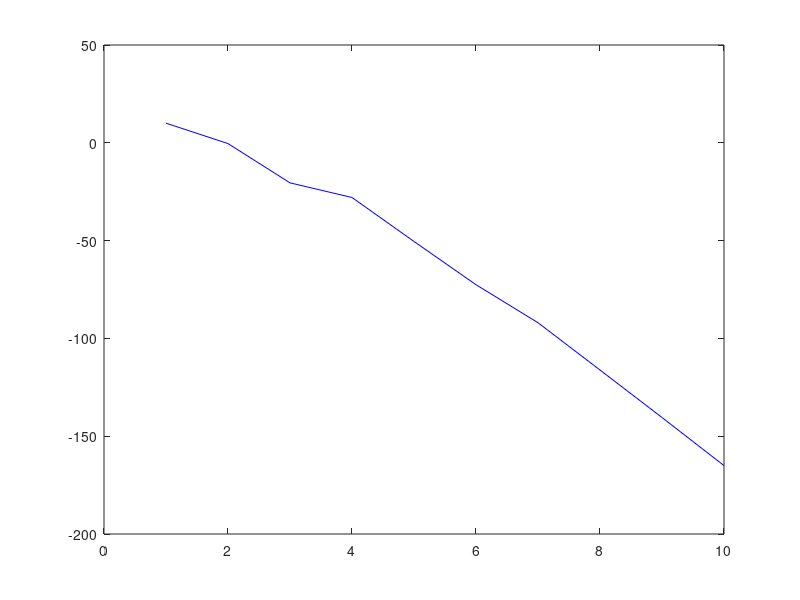

Source code (MATLAB):
close all

%Sistema dinamico nao-linear: Pendulo de corda L

%%%%%%%%%%%%%%%%%%%%%%%%%%%%%%%%%%%%%%%%%%%%%%% DADOS INICIAIS %%%%%%%%%%%%%%%%%%%%%%%%%%%%%%%%%%%%%%%%%%%%%%%%%%%%%%%%%%%%%

sigma_acel_ang = 1;                                                        %Constante de desvio da aceleracao (rad/s^2)
sigma_med_pos = 0.01;                                                      %Desvio da medicao de posicao (m)
g = 9.8;                                                                   %Valor da gravidade g (m/s^2)
delta_tempo = 0.05;                                                        %Variacao no tempo (s)
L = 0.5;                                                                   %Valor da corda L (m)


%Matriz 2x1 de estimativas. [angulo ; velocidade_angular]
x = zeros(2, 1); 
x(1) = 0.0873;

%Matriz F, jacobiano de F (dF) e transposta de dF
F = [x(1)+x(2)*delta_tempo ; 
     x(2) - (g/L)*sin(x(1))*delta_tempo];

dF = [1 delta_tempo ; 
     (-g/L)*cos(x(1))*delta_tempo 1];

dFt = transpose(dF);

%Matriz H, jacobiano de H (dH) e transposta de dH
H = L*sin(x(1)); 

dH = [L*cos(x(1)) 0];

dHt = transpose(dH);

%Matriz P 2x2 de covariancia de posicao
P = zeros(2,2);          
for i = 1:1:2           
    P(i,i) = 5;                                                            %Preenche a diagonal principal da matriz P
end

%Matriz Q de ruido da covariancia
Q = [(delta_tempo^4)/4 (delta_tempo^3)/2 ; 
     (delta_tempo^3)/2 delta_tempo^2]*sigma_acel_ang^2 ;

%Matriz R de covariancia de ruido da medicao 
R = sigma_med_pos^2; 

%Matriz identidade
I = eye(2);        

%%%%%%%%%%%%%%%%%%%%%%%%%%%%%%%%%%%%%%%%%%%%%%%%%%%%%%%%%%%%%%%%%%%%%%%%%%%%%%%%%%%%%%%%%%%%%%%%%%%%%%%%%%%%%%%%%%%%%%%%%%%%

%%%%%%%%%%%%%%%%%%%%%%%%%%%%%%%%%%%%%%%%%%%%%%% ALGORITMO DE KALMAN %%%%%%%%%%%%%%%%%%%%%%%%%%%%%%%%%%%%%%%%%%%%%%%%%%%%%%%%

estimados = zeros(2, 10);                                                   %Matriz auxiliar de estimativa
medidos = zeros(1, 10);                                                     %Matriz auxiliar de medicao

for i=1:1:10

    F = [x(1)+x(2)*delta_tempo ; 
         x(2) - (g/L)*sin(x(1))*delta_tempo];
    dF = [1 delta_tempo ; 
         (-g/L)*cos(x(1))*delta_tempo 1];
    dFt = transpose(dF);
    
    x = F;                                                                 %Predicao da estimativa
    
    P = dF*P*dFt + Q;                                                      %Predicao da covariancia
    
    z = input(sprintf('Digite z: '));                                      %Dado de medicao da posicao                                     
    
    H = L*sin(x(1));
    dH = [L*cos(x(1)) 0];
    dHt = transpose(dH);
    
    K = P*dHt*(dH*P*dHt + R)^(-1);                                         %Atualizacao do Ganho de Kalman
    Kt = transpose(K);
    
    x = x + K*(z - H);                                                     %Atualizacao da estimativa
    
    P = (I - K*dH)*P*(transpose(I - K*dH)) + K*R*Kt;                       %Atualizacao da covariancia

    estimados(:,i) = x;                                                    %Matriz auxiliar recebe x, no tempo i
    medidos(:,i) = z;                                                      %Matriz auxiliar recebe z, no tempo i

end

estimado = estimados(1,:);                                                 %Armazena as estimativas da posicao X 
medido = medidos(1,:);

%Plot do grafico da posicao X
figure
plot(estimado, 'b')                                                        %Dados estimados
% hold on
% plot(medido, 'r')                                                          %Dados medidos
% xlabel('Posicao X (m)');
% axis('equal')
% title('Estimativa vs Medicao da posicao do pendulo');
% legend('estimado','medido');
% grid on;

%%%%%%%%%%%%%%%%%%%%%%%%%%%%%%%%%%%%%%%%%%%%%%%%%%%%%%%%%%%%%%%%%%%%%%%%%%%%%%%%%%%%%%%%%%%%%%%%%%%%%%%%%%%%%%%%%%%%%%%%%%%%
